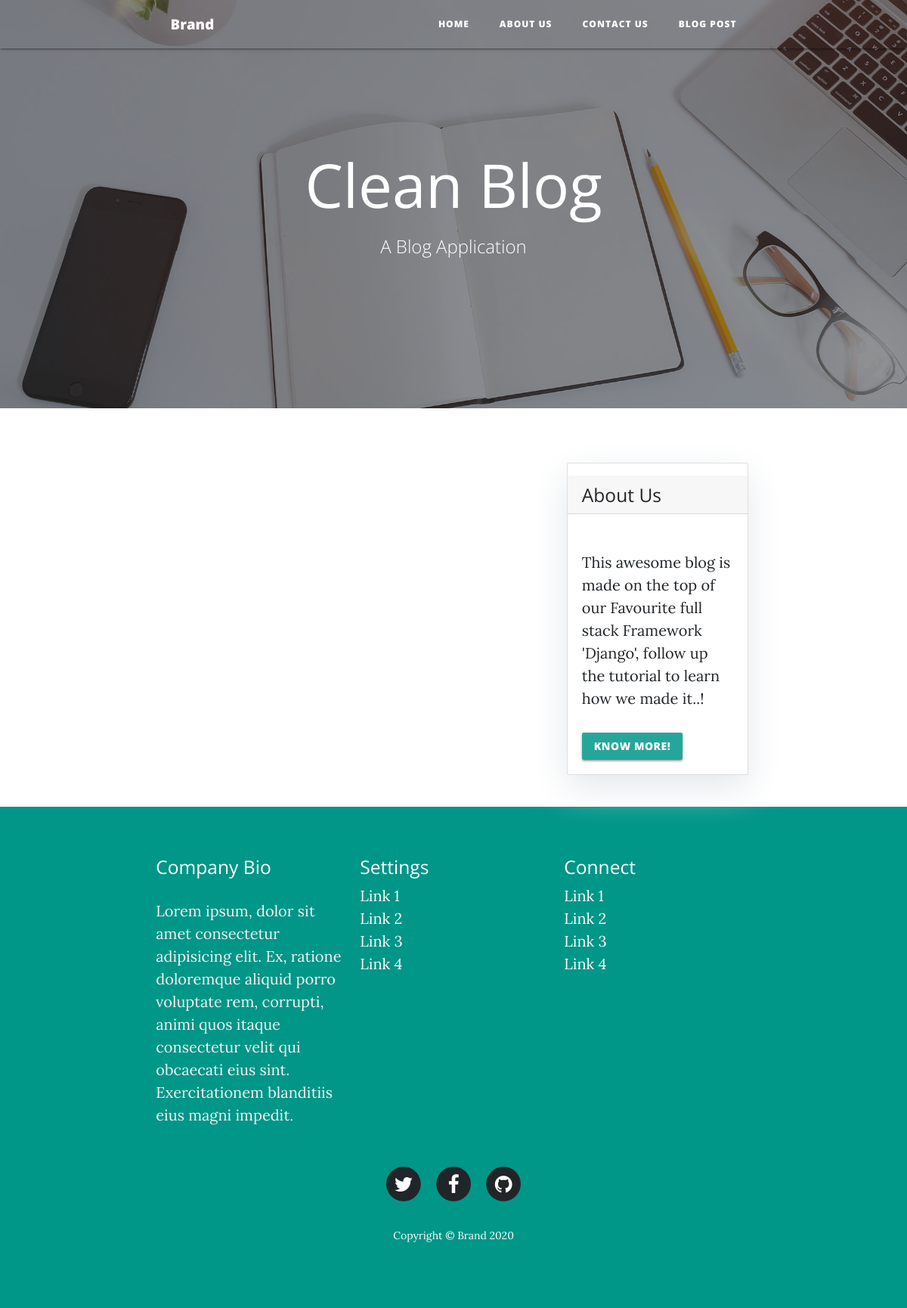
/, run on an earlier commit of the app's database.
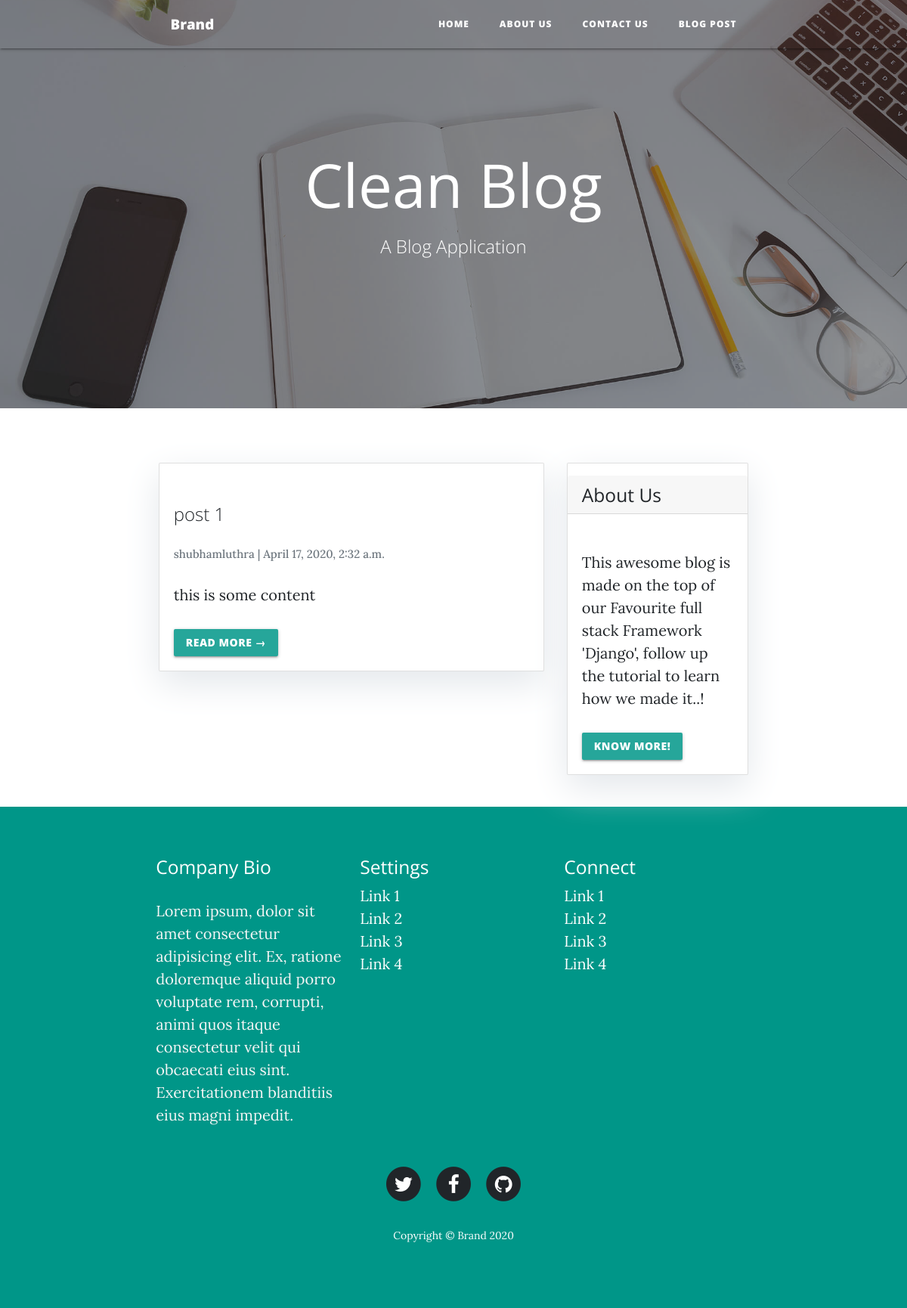
And on a later commit of the database.
### blog/models.py (models this page shows, shortened)
class Post(models.Model):
    title = models.CharField(max_length=200, unique = True)
    slug = models.SlugField(max_length=200, unique = True)
    author = models.ForeignKey(User, on_delete= models.CASCADE,related_name='blog_posts')
    updated_on = models.DateTimeField(auto_now= True)
    content = models.TextField()
    created_on = models.DateTimeField(auto_now_add=True)
    status = models.IntegerField(choices=STATUS, default=0)
    class Meta:
        ordering = ['-created_on']

### blog/views.py (the view)
# urls.py: path('', views.PostList.as_view(), name='home'),
class PostList(generic.ListView):
    queryset = Post.objects.filter(status=1).order_by('-created_on')
    template_name = 'index.html'
    paginate_by = 3

### Blog_Application/templates/index.html (shortened to what this page needs)
{% extends "base.html" %}
{% block content %}
{% load static %}
<header class="masthead" style="background-image:url('{% static 'img/home-bg.jpg' %}');">
    <div class="overlay"></div>
    <div class="container">
        <div class="row">
            <div class="col-md-10 col-lg-8 mx-auto">
                <div class="site-heading">
                    <h1>Clean Blog</h1><span class="subheading">A Blog Application</span></div>
            </div>
        </div>
    </div>
</header>
<div class="container">
    <div class="row">
        <div class="col-md-8 mt-3 left">
            {% for post in post_list %}
            <div class="card mb-4">
                <div class="card-body">
                    <h2 class="card-title">{{ post.title }}</h2>
                    <p class="card-text text-muted h6">{{ post.author }} | {{ post.created_on}} </p>
                    <p class="card-text">{{post.content|slice:":200" }}</p>
                    <a href="{% url 'post_detail' post.slug  %}" class="btn btn-primary">Read More &rarr;</a>
                </div>
            </div>
            {% endfor %}
        </div>
        {% block sidebar %} {% include 'sidebar.html' %} {% endblock sidebar %}
    </div>
</div>
{%endblock%}

What changed in the data, as far as the page shows it:
added Post: title "post 1", author "shubhamluthra", created_on "April 17, 2020, 2:32 a.m.", content "this is some content"
